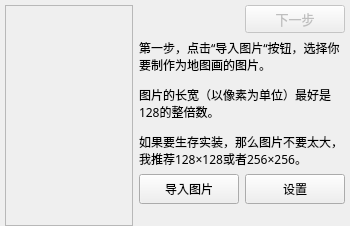
        <widget class="QWidget" name="PageImPic">
         <property name="sizePolicy">
          <sizepolicy hsizetype="Expanding" vsizetype="Expanding">
           <horstretch>0</horstretch>
           <verstretch>0</verstretch>
          </sizepolicy>
         </property>
         <property name="maximumSize">
          <size>
           <width>65536</width>
           <height>65536</height>
          </size>
         </property>
         <property name="autoFillBackground">
          <bool>true</bool>
         </property>
         <property name="styleSheet">
          <string notr="true"/>
         </property>
         <layout class="QHBoxLayout" name="Page1" stretch="3,1">
          <property name="leftMargin">
           <number>5</number>
          </property>
          <property name="topMargin">
           <number>5</number>
          </property>
          <property name="rightMargin">
           <number>5</number>
          </property>
          <property name="bottomMargin">
           <number>0</number>
          </property>
          <item>
           <widget class="QLabel" name="ShowRawPic">
            <property name="sizePolicy">
             <sizepolicy hsizetype="Expanding" vsizetype="Expanding">
              <horstretch>0</horstretch>
              <verstretch>0</verstretch>
             </sizepolicy>
            </property>
            <property name="minimumSize">
             <size>
              <width>128</width>
              <height>128</height>
             </size>
            </property>
            <property name="styleSheet">
             <string notr="true">#ShowRawPic{background-image: url(:/new/Pic/Transparent.png);}</string>
            </property>
            <property name="frameShape">
             <enum>QFrame::StyledPanel</enum>
            </property>
            <property name="text">
             <string/>
            </property>
            <property name="pixmap">
             <pixmap resource="Pics.qrc">:/new/Pic/BG2.png</pixmap>
            </property>
            <property name="scaledContents">
             <bool>true</bool>
            </property>
            <property name="alignment">
             <set>Qt::AlignCenter</set>
            </property>
           </widget>
          </item>
          <item>
           <layout class="QGridLayout" name="gridLayout" rowstretch="0,0,0,0" rowminimumheight="1,2,1,4">
            <item row="0" column="1">
             <widget class="QPushButton" name="NextPage">
              <property name="enabled">
               <bool>false</bool>
              </property>
              <property name="sizePolicy">
               <sizepolicy hsizetype="Fixed" vsizetype="Minimum">
                <horstretch>0</horstretch>
                <verstretch>0</verstretch>
               </sizepolicy>
              </property>
              <property name="minimumSize">
               <size>
                <width>100</width>
                <height>20</height>
               </size>
              </property>
              <property name="sizeIncrement">
               <size>
                <width>5</width>
                <height>2</height>
               </size>
              </property>
              <property name="font">
               <font>
                <family>微软雅黑</family>
                <pointsize>10</pointsize>
               </font>
              </property>
              <property name="text">
               <string>下一步</string>
              </property>
             </widget>
            </item>
            <item row="3" column="0" colspan="2">
             <widget class="QLabel" name="IntroPicInfo">
              <property name="sizePolicy">
               <sizepolicy hsizetype="Preferred" vsizetype="Expanding">
                <horstretch>0</horstretch>
                <verstretch>0</verstretch>
               </sizepolicy>
              </property>
              <property name="font">
               <font>
                <family>微软雅黑</family>
               </font>
              </property>
              <property name="text">
               <string/>
              </property>
              <property name="wordWrap">
               <bool>true</bool>
              </property>
             </widget>
            </item>
            <item row="1" column="0" colspan="2">
             <widget class="QLabel" name="label_6">
              <property name="sizePolicy">
               <sizepolicy hsizetype="Preferred" vsizetype="Expanding">
                <horstretch>0</horstretch>
                <verstretch>0</verstretch>
               </sizepolicy>
              </property>
              <property name="font">
               <font>
                <family>微软雅黑</family>
               </font>
              </property>
              <property name="text">
               <string>&lt;html&gt;&lt;head/&gt;&lt;body&gt;&lt;p&gt;第一步，点击“导入图片“按钮，选择你要制作为地图画的图片。&lt;/p&gt;&lt;p&gt;图片的长宽（以像素为单位）最好是128的整倍数。&lt;/p&gt;&lt;p&gt;如果要生存实装，那么图片不要太大，我推荐128×128或者256×256。&lt;/p&gt;&lt;/body&gt;&lt;/html&gt;</string>
              </property>
              <property name="textFormat">
               <enum>Qt::AutoText</enum>
              </property>
              <property name="wordWrap">
               <bool>true</bool>
              </property>
             </widget>
            </item>
            <item row="2" column="0">
             <widget class="QPushButton" name="ImportPic">
              <property name="sizePolicy">
               <sizepolicy hsizetype="Fixed" vsizetype="Minimum">
                <horstretch>0</horstretch>
                <verstretch>0</verstretch>
               </sizepolicy>
              </property>
              <property name="minimumSize">
               <size>
                <width>100</width>
                <height>30</height>
               </size>
              </property>
              <property name="sizeIncrement">
               <size>
                <width>5</width>
                <height>2</height>
               </size>
              </property>
              <property name="font">
               <font>
                <family>微软雅黑</family>
                <pointsize>9</pointsize>
               </font>
              </property>
              <property name="layoutDirection">
               <enum>Qt::LeftToRight</enum>
              </property>
              <property name="autoFillBackground">
               <bool>false</bool>
              </property>
              <property name="text">
               <string>导入图片</string>
              </property>
             </widget>
            </item>
            <item row="2" column="1">
             <widget class="QPushButton" name="ImportSettings">
              <property name="sizePolicy">
               <sizepolicy hsizetype="Fixed" vsizetype="Minimum">
                <horstretch>0</horstretch>
                <verstretch>0</verstretch>
               </sizepolicy>
              </property>
              <property name="minimumSize">
               <size>
                <width>100</width>
                <height>30</height>
               </size>
              </property>
              <property name="font">
               <font>
                <family>微软雅黑</family>
               </font>
              </property>
              <property name="text">
               <string>设置</string>
              </property>
             </widget>
            </item>
           </layout>
          </item>
         </layout>
        </widget>
